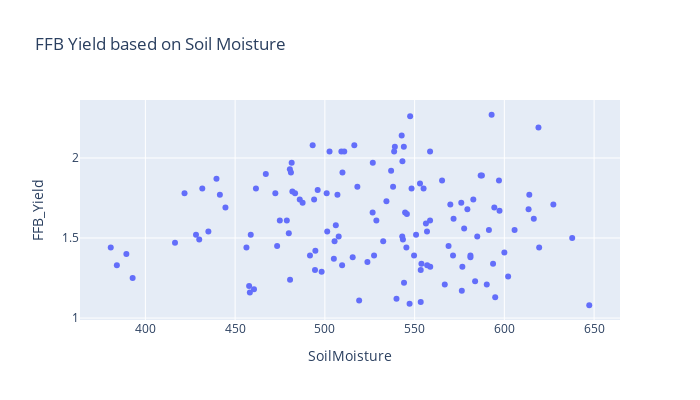
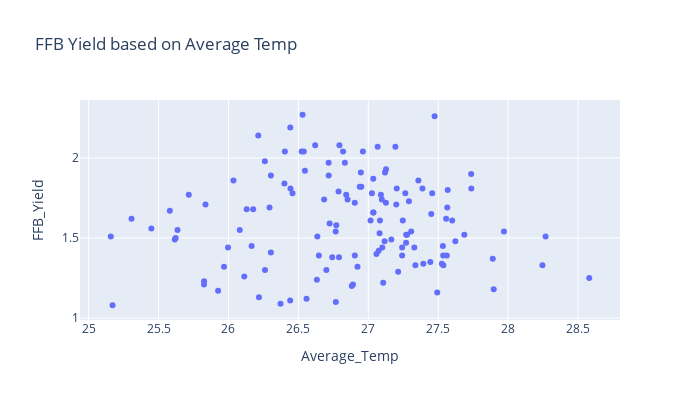
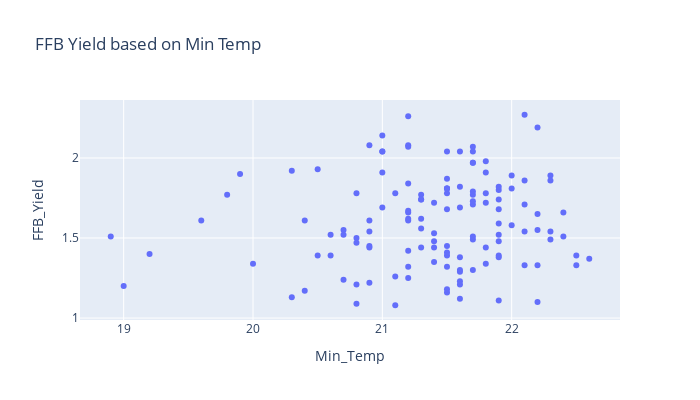
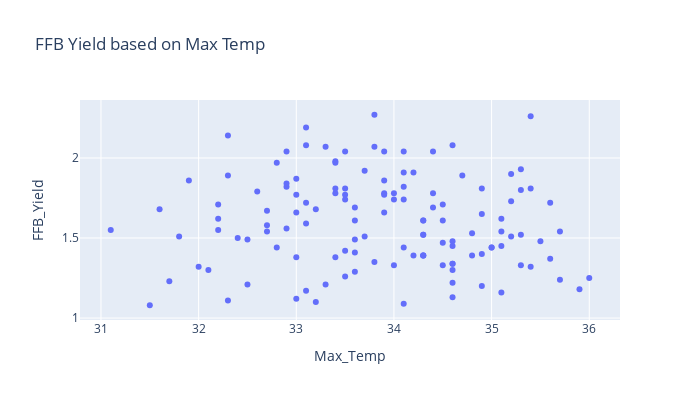

Notebook code cell kept with these figures, in order:
### Markdown cell above
we will see the plot between features and target variable

### Code cell
import plotly.express as px

fig = px.scatter(df, y="FFB_Yield", x="SoilMoisture", title='FFB Yield based on Soil Moisture',
                 width=700, height=400)
fig.show()
fig = px.scatter(df, y="FFB_Yield", x="Average_Temp", title='FFB Yield based on Average Temp',
                 width=700, height=400)
fig.show()
fig = px.scatter(df, y="FFB_Yield", x="Min_Temp", title='FFB Yield based on Min Temp',
                 width=700, height=400)
fig.show()
fig = px.scatter(df, y="FFB_Yield", x="Max_Temp", title='FFB Yield based on Max Temp',
                 width=700, height=400)
fig.show()
fig = px.scatter(df, y="FFB_Yield", x="Precipitation", title='FFB Yield based on Precipitation',
                 width=700, height=400)
fig.show()
fig = px.scatter(df, y="FFB_Yield", x="HA_Harvested", title='FFB Yield based on HA Harvested',
                 width=700, height=400)
fig.show()

### Figure 1 — Plotly figure (JSON) as saved in the notebook; plotly's stock layout.template omitted (floating-point values rounded to 4 significant figures; data arrays with more than 128 entries replaced by an {"elided": "..."} marker saying what was removed)
{"data": [{"hoverlabel": {"namelength": 0}, "hovertemplate": "SoilMoisture=%{x}<br>FFB_Yield=%{y}", "legendgroup": "", "marker": {"color": "#636efa", "symbol": "circle"}, "mode": "markers", "name": "", "showlegend": false, "type": "scatter", "x": {"elided": "130 float values"}, "xaxis": "x", "y": {"elided": "130 float values"}, "yaxis": "y"}], "layout": {"height": 400, "legend": {"tracegroupgap": 0}, "title": {"text": "FFB Yield based on Soil Moisture"}, "width": 700, "xaxis": {"anchor": "y", "domain": [0, 1], "title": {"text": "SoilMoisture"}}, "yaxis": {"anchor": "x", "domain": [0, 1], "title": {"text": "FFB_Yield"}}}}

### Figure 2 — Plotly figure (JSON) as saved in the notebook; plotly's stock layout.template omitted (floating-point values rounded to 4 significant figures; data arrays with more than 128 entries replaced by an {"elided": "..."} marker saying what was removed)
{"data": [{"hoverlabel": {"namelength": 0}, "hovertemplate": "Average_Temp=%{x}<br>FFB_Yield=%{y}", "legendgroup": "", "marker": {"color": "#636efa", "symbol": "circle"}, "mode": "markers", "name": "", "showlegend": false, "type": "scatter", "x": {"elided": "130 float values"}, "xaxis": "x", "y": {"elided": "130 float values"}, "yaxis": "y"}], "layout": {"height": 400, "legend": {"tracegroupgap": 0}, "title": {"text": "FFB Yield based on Average Temp"}, "width": 700, "xaxis": {"anchor": "y", "domain": [0, 1], "title": {"text": "Average_Temp"}}, "yaxis": {"anchor": "x", "domain": [0, 1], "title": {"text": "FFB_Yield"}}}}

### Figure 3 — Plotly figure (JSON) as saved in the notebook; plotly's stock layout.template omitted (floating-point values rounded to 4 significant figures; data arrays with more than 128 entries replaced by an {"elided": "..."} marker saying what was removed)
{"data": [{"hoverlabel": {"namelength": 0}, "hovertemplate": "Min_Temp=%{x}<br>FFB_Yield=%{y}", "legendgroup": "", "marker": {"color": "#636efa", "symbol": "circle"}, "mode": "markers", "name": "", "showlegend": false, "type": "scatter", "x": {"elided": "130 float values"}, "xaxis": "x", "y": {"elided": "130 float values"}, "yaxis": "y"}], "layout": {"height": 400, "legend": {"tracegroupgap": 0}, "title": {"text": "FFB Yield based on Min Temp"}, "width": 700, "xaxis": {"anchor": "y", "domain": [0, 1], "title": {"text": "Min_Temp"}}, "yaxis": {"anchor": "x", "domain": [0, 1], "title": {"text": "FFB_Yield"}}}}

### Figure 4 — Plotly figure (JSON) as saved in the notebook; plotly's stock layout.template omitted (floating-point values rounded to 4 significant figures; data arrays with more than 128 entries replaced by an {"elided": "..."} marker saying what was removed)
{"data": [{"hoverlabel": {"namelength": 0}, "hovertemplate": "Max_Temp=%{x}<br>FFB_Yield=%{y}", "legendgroup": "", "marker": {"color": "#636efa", "symbol": "circle"}, "mode": "markers", "name": "", "showlegend": false, "type": "scatter", "x": {"elided": "130 float values"}, "xaxis": "x", "y": {"elided": "130 float values"}, "yaxis": "y"}], "layout": {"height": 400, "legend": {"tracegroupgap": 0}, "title": {"text": "FFB Yield based on Max Temp"}, "width": 700, "xaxis": {"anchor": "y", "domain": [0, 1], "title": {"text": "Max_Temp"}}, "yaxis": {"anchor": "x", "domain": [0, 1], "title": {"text": "FFB_Yield"}}}}
